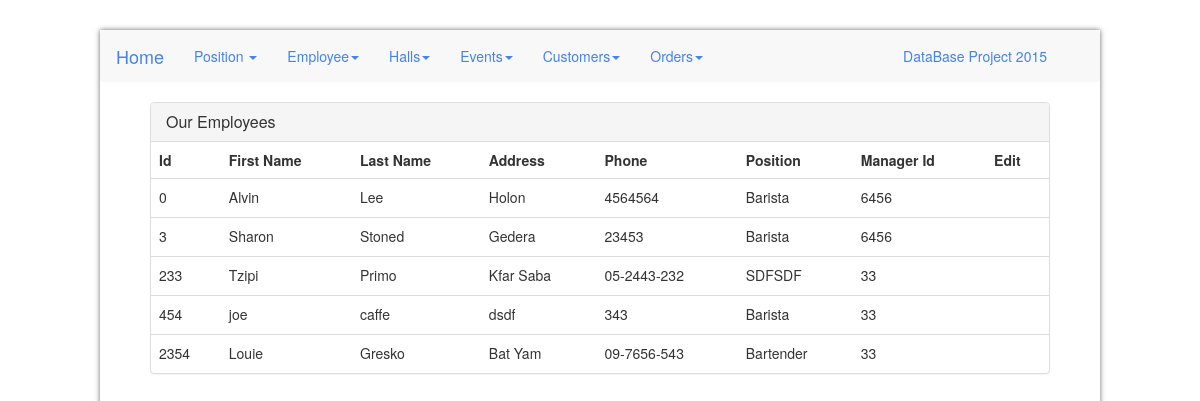
The page /view/show_employee.php on the database its author committed.
### tables this page shows
CREATE TABLE IF NOT EXISTS `employee` (
  `idEmployee` int(11) NOT NULL,
  `name` varchar(45) DEFAULT NULL,
  `family` varchar(45) DEFAULT NULL,
  `address` varchar(45) DEFAULT NULL,
  `phone` varchar(45) DEFAULT NULL,
  `Manager_idManager` int(11) NOT NULL,
  `Position_code` int(11) NOT NULL
);

CREATE TABLE IF NOT EXISTS `position` (
  `code` int(11) NOT NULL,
  `description` text,
  `salary` double DEFAULT NULL
);

### view/show_employee.php (the view, shortened to what this page needs)
<!DOCTYPE html>
<head xmlns="http://www.w3.org/1999/html">
    <link rel="stylesheet" type="text/css" href="../css/style.css">
    <link rel="stylesheet" type="text/css" href="../css/bootstrap.css">
</head>
<body>
<div id=wrapper>
    <div id=header>
        <div class="navbar navbar-default">
            <div class="navbar-header">
                <a class="navbar-brand" href="index.php">Home</a>
            </div>
            <div class="navbar-collapse collapse navbar-responsive-collapse">
                <ul class="nav navbar-nav">
                    <li class="dropdown">
                        <a href="show_positions.php" class="dropdown-toggle" data-toggle="dropdown">Position <b class="caret"></b></a>
                    </li>
                    <li class="dropdown">
                        <a href="show_positions.php" class="dropdown-toggle" data-toggle="dropdown">Employee<b class="caret"></b></a>
                    </li>
                    <li class="dropdown">
                        <a href="show_positions.php" class="dropdown-toggle" data-toggle="dropdown">Halls<b class="caret"></b></a>
                    </li>
                    <li class="dropdown">
                        <a href="show_positions.php" class="dropdown-toggle" data-toggle="dropdown">Events<b class="caret"></b></a>
                    </li>
                    <li class="dropdown">
                        <a href="show_positions.php" class="dropdown-toggle" data-toggle="dropdown">Customers<b class="caret"></b></a>
                    </li>
                    <li class="dropdown">
                        <a  href="show_positions.php" class="dropdown-toggle" data-toggle="dropdown">Orders<b class="caret"></b></a>
                    </li>
                    <li id="side_title"><a disable="disabled" href="#">DataBase Project 2015</a></li>
                </ul>
            </div>
        </div>
    </div>
    <main>
        <div class="panel panel-default data-content">
            <div class="panel-heading">
                <h3 class="panel-title">Our Employees</h3>
            </div>
            <table class="table">
                <tr>
                    <th>Id</th>
                    <th>First Name</th>
                    <th>Last Name</th>
                    <th>Address</th>
                    <th>Phone</th>
                    <th>Position</th>
                    <th>Manager Id</th>
                    <th>Edit</th>
                </tr>
                <?php
                $servername = "localhost";
                $username = "apple";
                $password = "pie";
                $dbname = "mydb";
                $conn = mysqli_connect($servername, $username, $password, $dbname);
                $sql = "SELECT * FROM employee";
                $result = mysqli_query($conn, $sql);
                if (mysqli_num_rows($result) > 0) {
                    while ($row = mysqli_fetch_assoc($result)) {
                        $position_sql = "SELECT * FROM position WHERE code=$row[Position_code]" ;
                        $position_result = mysqli_query($conn, $position_sql);
                        $pos = mysqli_fetch_assoc($position_result);
                        echo "<td>" . $row["idEmployee"] . "</td>" .
                            "<td>" . $row["name"] . "</td>" .
                            "<td>" .$row["family"]. "</td>" .
                            "<td>" .$row["address"]. "</td>" .
                            "<td>" .$row["phone"]. "</td>" .
                            "<td>" .$pos["description"]. "</td>" .
                            "<td>" .$row["Manager_idManager"]. "</td>" .
                            "<td><button type=\"button\" name=".$row["idEmployee"]." class=\"black_gliph editbt_emp\"><span class=\"glyphicon glyphicon-list-alt\"></span></button></td>".
                            "</tr>";
                    }
                }
                else {
                    echo "0 results";
                }
                ?>
            </table>
        </div>
    </main>
</div>
</body>
</html>

### css/style.css (style rules this page uses)
#wrapper { position:relative; max-width : 1000px; min-height: 510px; margin : auto; margin-top:30px; -webkit-box-shadow: 0 0 5px rgba(0, 0, 0, 0.6); -moz-box-shadow: 0 0 5px rgba(0, 0, 0, 0.6); box-shadow: 0 0 5px rgba(0, 0, 0, 0.6); }
main { height:100%; overflow:auto ; }
.data-content { position:relative; margin:auto; width:900px; }
.black_gliph { color: black; background:none; border:none; }
#side_title { margin-left:170px ; color:#4582EC; text-align: center; }

### rows shown on the page
employee: idEmployee "0", name "Alvin", family "Lee", address "Holon", phone "4564564", Position_code.description "Barista", Manager_idManager "6456"
employee: idEmployee "3", name "Sharon", family "Stoned", address "Gedera", phone "23453", Position_code.description "Barista", Manager_idManager "6456"
employee: idEmployee "233", name "Tzipi", family "Primo", address "Kfar Saba", phone "05-2443-232", Position_code.description "SDFSDF", Manager_idManager "33"
employee: idEmployee "454", name "joe", family "caffe", address "dsdf", phone "343", Position_code.description "Barista", Manager_idManager "33"
employee: idEmployee "2354", name "Louie", family "Gresko", address "Bat Yam", phone "09-7656-543", Position_code.description "Bartender", Manager_idManager "33"
